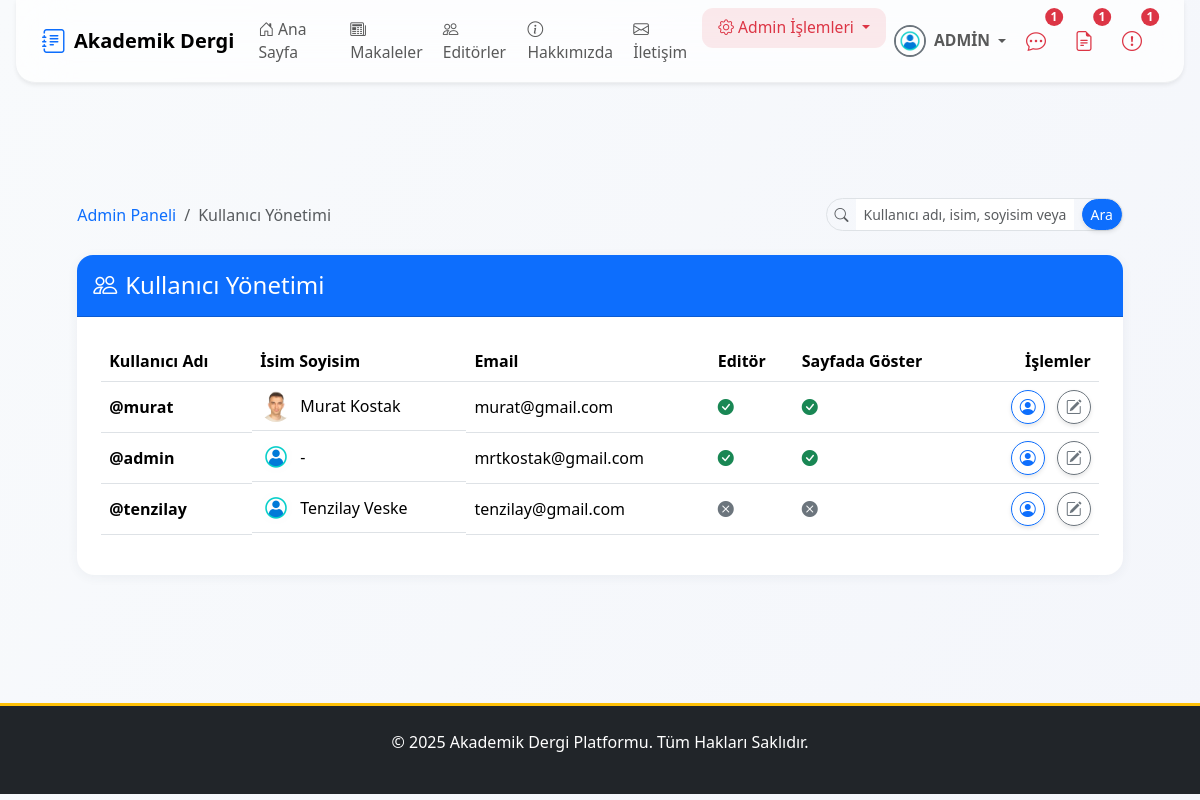
/dashboard/users/ (signed in), run on an earlier commit of the app's database.
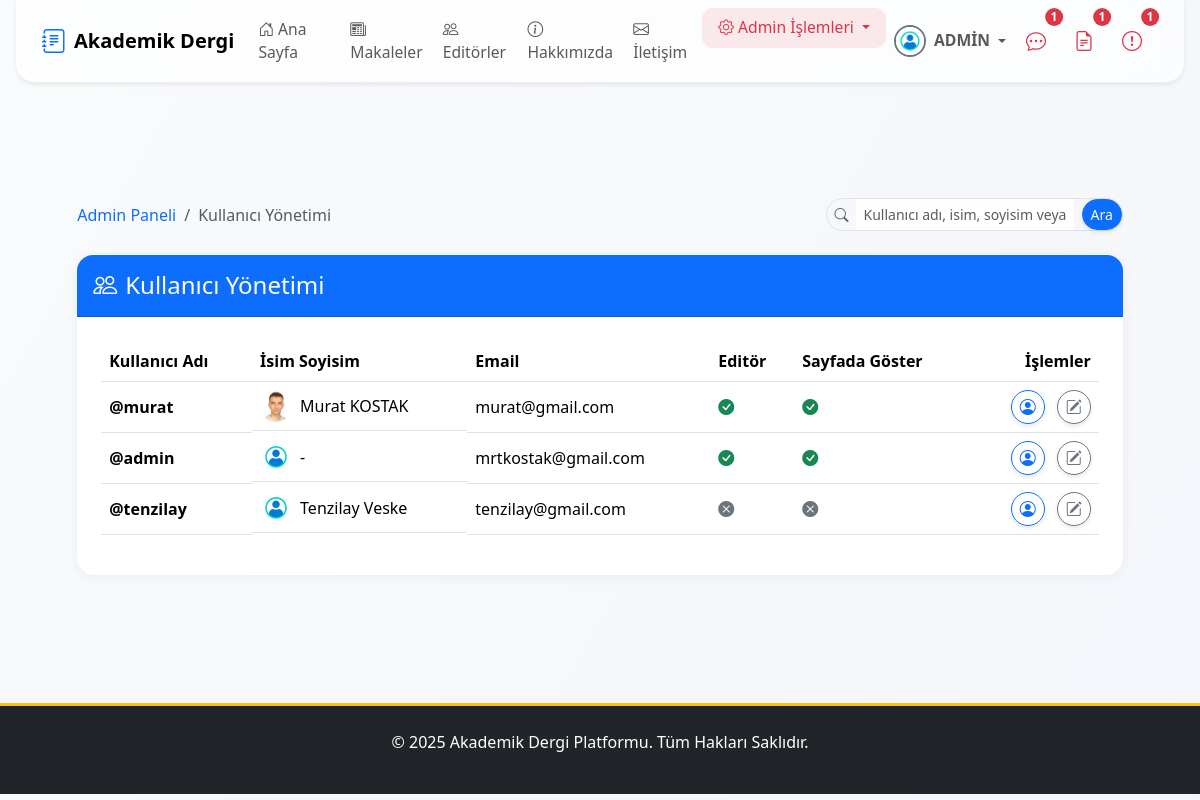
And on a later commit of the database.
### apps/users/models.py (models this page shows, shortened)
class User(AbstractUser):
    email = models.EmailField(unique=True, verbose_name="E-posta Adresi")
    biyografi = models.TextField(blank=True, null=True, verbose_name="Biyografi")
    profile_resmi = models.ImageField(
        upload_to=profile_pic_path,
        default='profile_pics/default.png',
        verbose_name="Profil Resmi"
    )
    resume = models.FileField(
        upload_to=resume_path,
        blank=True,
        null=True,
        verbose_name="Özgeçmiş (PDF)"
    )
    is_editor = models.BooleanField(default=False, verbose_name="Editör Yetkisi")
    goster_editorler_sayfasinda = models.BooleanField(
        default=False,
        verbose_name="Editörler Sayfasında Gösterilsin mi?"
    )
    def get_full_name(self):
        return f"{self.first_name} {self.last_name}".strip()

### apps/dashboard/views.py (the view)
# urls.py: path('users/', views.AdminUserListView.as_view(), name='admin_user_list'),
class AdminUserListView(AdminRequiredMixin, ListView):
    model = User
    template_name = 'dashboard/admin_user_list.html'
    context_object_name = 'kullanicilar'
    paginate_by = 20
    def get_queryset(self):
        queryset = User.objects.all()
        query = self.request.GET.get('q')
        if query:
            queryset = queryset.filter(
                Q(username__icontains=query) | Q(email__icontains=query) |
                Q(first_name__icontains=query) | Q(last_name__icontains=query)
            )
        queryset = queryset.order_by(
            '-is_editor',
            '-goster_editorler_sayfasinda',
            '-date_joined'
        )
        return queryset

### apps/core/context_processors.py (called while the page is built)
def notification_context(request):
    if not request.user.is_authenticated:
        return {}
    user = request.user
    context = {}
    if user.is_superuser:
        context['unread_messages_count'] = IletisimFormu.objects.filter(cevaplandi=False).count()
    else:
        context['unread_messages_count'] = 0
    if user.is_superuser or user.is_editor:
        context['draft_articles_count'] = Makale.objects.filter(goster_makaleler_sayfasinda=False).count()
    else:
        context['draft_articles_count'] = 0
    context['unread_notes_count'] = Makale.objects.filter(
        yazarlar__user_hesabi=user,
        admin_notu_okundu=False
    ).exclude(admin_notu__isnull=True).exclude(admin_notu__exact='').count()
    return context

### apps/core/mixins.py (called while the page is built)
    def dispatch(self, request, *args, **kwargs):
        if not request.user.is_authenticated or not request.user.is_superuser:
            messages.error(request, 'Bu sayfaya erişim için admin yetkisi gerekmektedir.')
            return redirect('anasayfa')
        return super().dispatch(request, *args, **kwargs)

### templates/dashboard/admin_user_list.html (shortened to what the changed rows need)
{% extends 'base.html' %}
{% block content %}
<div class="container py-5">
    <div class="row justify-content-center">
        <div class="col-lg-12 col-md-11 col-12">
            <div class="card shadow rounded-4 border-0">
                <div class="card-body p-4">
                    <div class="table-responsive">
                        <table class="table table-hover align-middle">
                            <thead>
                                <tr>
                                    <th>Kullanıcı Adı</th>
                                    <th>İsim Soyisim</th>
                                    <th>Email</th>
                                    <th>Editör</th>
                                    <th>Sayfada Göster</th>
                                    <th class="text-end">İşlemler</th>
                                </tr>
                            </thead>
                            <tbody>
                                {% for user in kullanicilar %}
                                <tr>
                                    <td><strong>@{{ user.username }}</strong></td>
                                    <td class="d-flex align-items-center gap-2">
                                        <img src="{{ user.profile_resmi.url }}" alt="Profil" class="rounded-circle" width="32" height="32" style="object-fit:cover;">
                                        <span>{{ user.get_full_name|default:"-" }}</span>
                                    </td>
                                    <td>{{ user.email }}</td>
                                    <td>{% if user.is_editor %}<i class="bi bi-check-circle-fill text-success"></i>{% else %}<i class="bi bi-x-circle-fill text-secondary"></i>{% endif %}</td>
                                    <td>{% if user.goster_editorler_sayfasinda %}<i class="bi bi-check-circle-fill text-success"></i>{% else %}<i class="bi bi-x-circle-fill text-secondary"></i>{% endif %}</td>
                                    <td class="text-end">
                                        <a href="{% url 'kullanici_profili' user.username %}" class="btn btn-sm btn-outline-primary rounded-circle me-2" data-bs-toggle="tooltip" data-bs-placement="top" title="Profili Görüntüle">
                                            <i class="bi bi-person-circle fs-6"></i>
                                        </a>
                                        <a href="{% url 'dashboard:admin_user_update' user.pk %}" class="btn btn-sm btn-outline-secondary rounded-circle" data-bs-toggle="tooltip" data-bs-placement="top" title="Rolleri Düzenle">
                                            <i class="bi bi-pencil-square fs-6"></i>
                                        </a>
                                    </td>
                                </tr>
                                {% endfor %}
                            </tbody>
                        </table>
                    </div>
                </div>
            </div>
        </div>
    </div>
</div>
{% endblock %}

What changed in the data, as far as the page shows it:
changed User "murat": get_full_name "Murat Kostak" → "Murat KOSTAK"
